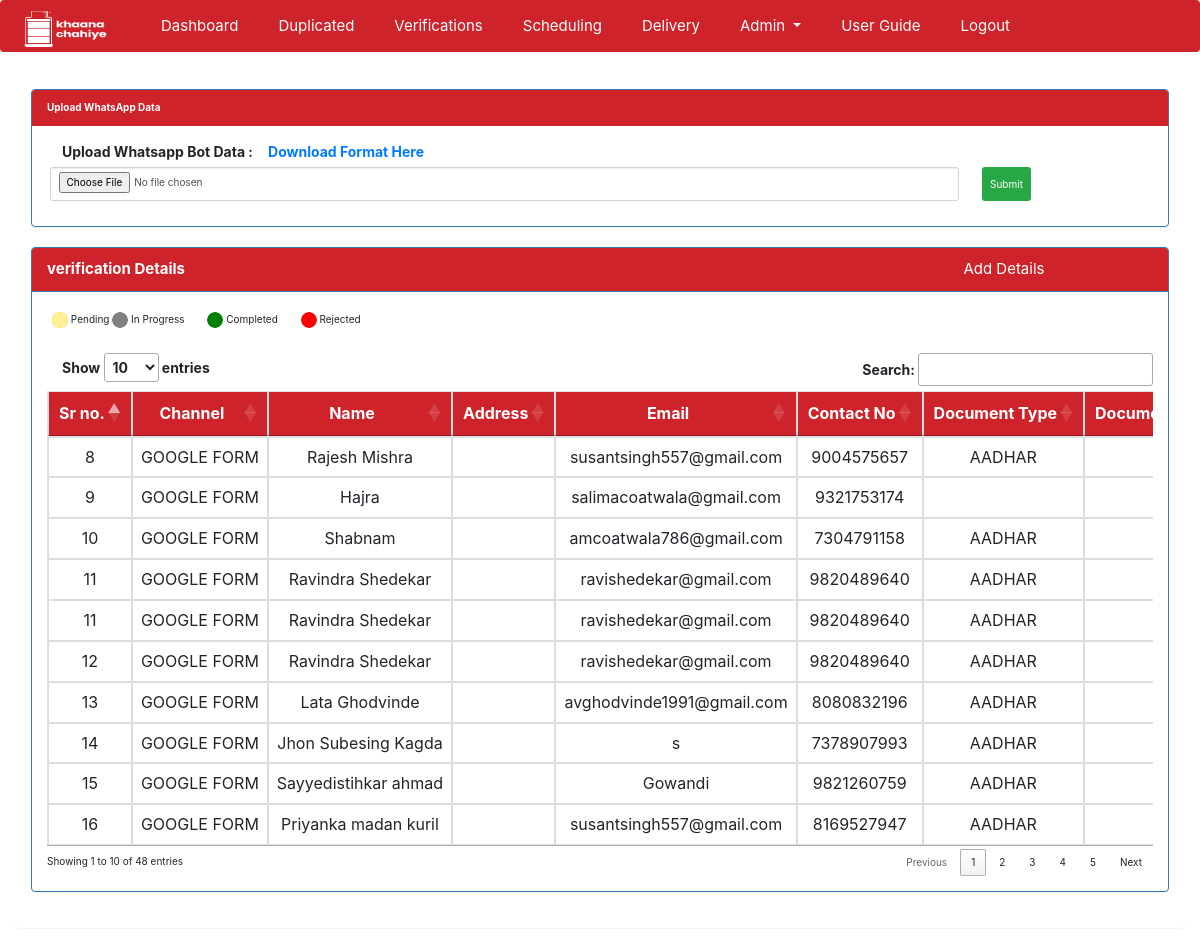
The app's page /main.php?page=verifications/verifications (signed in) with its own data.
### tables this page shows
CREATE TABLE `request_details` (
  `id` bigint(20) UNSIGNED NOT NULL,
  `document_id` bigint(20) UNSIGNED NOT NULL,
  `channel_id` bigint(20) UNSIGNED NOT NULL,
  `name` varchar(100) NOT NULL,
  `address` text NOT NULL,
  `contact_no` varchar(20) NOT NULL,
  `document_no` varchar(200) NOT NULL,
  `email` varchar(60) NOT NULL,
  `gender` enum('M','F') NOT NULL,
  `no_of_people` varchar(45) NOT NULL,
  `is_beneficiary` enum('Y','N') NOT NULL,
  `aid_form` bigint(20) UNSIGNED NOT NULL,
  `request_type` enum('bulk','single') NOT NULL,
  `latitude` varchar(20) NOT NULL,
  `longitude` varchar(20) NOT NULL,
  `remark` text NOT NULL,
  `is_duplicated` enum('N','Y') NOT NULL,
  `created_at` timestamp NULL DEFAULT NULL,
  `updated_at` timestamp NULL DEFAULT NULL
);

CREATE TABLE `channel_types` (
  `id` bigint(20) UNSIGNED NOT NULL,
  `name` varchar(100) NOT NULL,
  `status` enum('Y','N') NOT NULL
);

CREATE TABLE `document_types` (
  `id` bigint(20) UNSIGNED NOT NULL,
  `name` varchar(45) NOT NULL,
  `status` enum('Y','N') NOT NULL
);

### includes/functions.php (called while the page is built, shortened)
<?php
function get_channelname($roleid) {
    include('connection.php');
    $sql = "select name from ".channel_type." WHERE id='".$roleid."'";
    $result = mysqli_query($conn,$sql) or die(mysqli_error($conn));
    $row = mysqli_fetch_assoc($result);
    return $row['name'];
}
function get_documenttype($roleid) {
    include('connection.php');
    $sql = "select name from ".document_type." WHERE id='".$roleid."'";
    $result = mysqli_query($conn,$sql) or die(mysqli_error($conn));
    $row = mysqli_fetch_assoc($result);
    return $row['name'];
}
?>

### verifications/verifications.php (the view, shortened to what this page needs)
<?php
$verification_details = "select a.*,b.request_status_id from ".request_details." a INNER JOIN ".request_details_delivery." b
ON a.id= b.request_id WHERE request_status_id NOT IN (4) AND is_duplicated='N'";
$verification_details_res = mysqli_query($conn,$verification_details) or die(mysqli_error($conn));
?>
<html>
<div class="panel panel-primary">
  <form method="POST" enctype="multipart/form-data" action="<?php echo WEBSITE . 'ajax_index.php?page=ajax_files/upload_bulkdata'; ?>" >
    <div class="panel-heading">
      <b>Upload WhatsApp Data</b>
    </div>
    <div class="panel-body">
      <label> Upload Whatsapp Bot Data : </label><label> <a href="<?php echo WEBSITE . "sample_excel/bulk_request_details.csv"; ?>" >Download Format Here</a></label>
      <div class="row">
        <input type="file" name="whatsappFile" class="form-control">
        <input type="submit" style="margin-left:2%; " name="whatsappFileSubmit" value="Submit" class="btn btn-success">
      </div>
    </div>
  </form>
</div>
<div class="panel panel-primary">
  <div class="panel-heading">
    <b>verification Details</b>
    <a class="menu-list" style="margin-left: 70%;" href="<?php echo WEBSITE . "main.php?page=verifications/add_verifications_modal";  ?>">
            Add Details</a>
  </div>
  <div class="form-group" style="margin-left:20px;margin-top:20px;">
       <span>
           <img src="<?php echo WEBSITE . 'images/yBlink.gif'; ?>"> Pending
       </span>
       <span>
          <img src="<?php echo WEBSITE . 'images/gy.png'; ?>"> In Progress
        </span>
       <span style="padding-left:20px;">
           <img src="<?php echo WEBSITE . 'images/g.png'; ?>"> Completed
       </span>
       <span style="padding-left:20px;">
           <img src="<?php echo WEBSITE . 'images/r.png'; ?>"> Rejected
       </span>
  </div>
  <div class="panel-body">
    <table class="table table-bordered dt-responsive nowrap dataTable no-footer">
        <thead>
          <tr>
            <th class="text-center">Sr no.</th>
            <th class="text-center">Channel</th>
            <th class="text-center">Name</th>
            <th class="text-center">Address</th>
            <th class="text-center">Email</th>
            <th class="text-center">Contact No</th>
            <th class="text-center">Document Type</th>
            <th class="text-center">Document No</th>
          </tr>
        </thead>
        <tbody>
        <?php
        if(mysqli_num_rows($verification_details_res) > 0):
        while($verification_details_row = mysqli_fetch_array($verification_details_res)):?>
          <tr>
            <td class="text-center"><?php echo $verification_details_row['id']; ?></td>
            <td class="text-center"><?php echo get_channelname($verification_details_row['channel_id']); ?></td>
            <td class="text-center"><?php echo $verification_details_row['name']; ?></td>
            <td class="text-center"><?php echo $verification_details_row['address']; ?></td>
            <td class="text-center"><?php echo $verification_details_row['email']; ?></td>
            <td class="text-center"><?php echo $verification_details_row['contact_no']; ?></td>
            <td class="text-center"><?php echo get_documenttype($verification_details_row['document_id']); ?></td>
            <td class="text-center"><?php echo $verification_details_row['document_no']; ?></td>
          </tr>
        <?php
        endwhile;
      endif;?>
        </tbody>
        </table>
  </div>
</div>
</html>

### main.php (shortened to what this page needs)
<html>
    <link rel = "stylesheet" type = "text/css" href = "https://cdn.datatables.net/1.10.25/css/jquery.dataTables.min.css">
    <link rel="stylesheet" href="https://maxcdn.bootstrapcdn.com/bootstrap/3.4.0/css/bootstrap.min.css">
    <link rel = "stylesheet" type = "text/css" href = "css/index.css">
    <link rel = "stylesheet" type = "text/css" href = "css/home.css">
    <link rel="stylesheet" type = "text/css" href="css/bootstrap.min.css">
    <link rel="stylesheet" href="//code.jquery.com/ui/1.12.1/themes/base/jquery-ui.css">
    </head>
</html>
<body>
<?php include('nav.php'); ?>
    <div class="container-fluid">
        <div class="row">
            <div class="col-md-12">
            </div>
        </div>
        <div class="row">
        <div class="col-md-12">
            <div class="custom_css">
            <div class="panel panel-success main_panel">
            <div class="panel-body panel-inner">
            <?php
            $get_page = filter_input(INPUT_GET, 'page');
            $page = (!empty($get_page)) ? $get_page : "dashboard/dashboard";
            $page = strtolower($page) .".php";
            if(file_exists($page)): require ABSPATH . $page; ?>
            <?php else: ?>
                <p><b>404.</b>&nbsp; <span class="text-muted">That's an error.</span></p>
                <p>The requested URL was not found on this server.</p>
                <p><b><a href="<?php echo WEBSITE . "main.php?page=dashboard/dashboard"; ?>">click here</a></b> to load home page.</p>
            <?php endif; ?>
            </div>
            </div>
            </div>
        </div>
        </div>
    </div>
</body>

### nav.php (shortened to what this page needs)
<nav class="navbar navbar-expand-lg navbar1">
<a class="navbar-brand" href="#"><img src="images/logo.png" height="50" width="100"/></a>
  <div class="collapse navbar-collapse" id="navbarNavDropdown">
    <ul class="navbar-nav">
      <li class="nav-item active">
        <a class="nav-link" href="../dashboard/dashboard.php">Dashboard<span class="sr-only">(current)</span></a>
      </li>
      <li class="nav-item">
        <a class="nav-link" href="<?php echo WEBSITE . "main.php?page=duplicated/duplicated"; ?>">Duplicated</a>
      </li>
      <li class="nav-item">
        <a class="nav-link" href="<?php echo WEBSITE . "main.php?page=verifications/verifications"; ?>">Verifications</a>
      </li>
      <li class="nav-item">
        <a class="nav-link" href="<?php echo WEBSITE . "main.php?page=scheduling/scheduling"; ?>">Scheduling</a>
      </li>
      <li class="nav-item">
        <a class="nav-link" href="<?php echo WEBSITE . "main.php?page=delivery/delivery"; ?>">Delivery</a>
      </li>
      <li class="nav-item dropdown">
        <a class="nav-link dropdown-toggle" href="#" id="navbarDropdownMenuLink" data-toggle="dropdown" aria-haspopup="true" aria-expanded="false">
          Admin
        </a>
      </li>
      <li class="nav-item">
        <a class="nav-link" href="#">User Guide</a>
      </li>
    </ul>
    <ul class="navbar-nav navbar-right">
      <li class="nav-item" style="float:right;">
       <a class="nav-link" href="login/logout.php">Logout</a>
      </li>
    </ul>
  </div>
</nav>

### css/index.css (style rules this page uses)
body { background: #3e4144; }

### css/home.css (style rules this page uses)
.nav-item { font-size: 15px !important; }
.navbar1 { background-color:#CE232B; }
.navbar { padding: 0px !important; }
.nav-link { margin-right: 30px; }
.nav-link,.menu-list,.dropdown-item { color: #ffffff !important; }
thead, .panel-heading { background-color: #CE232B; color: #fff; }
.panel-primary>.panel-heading { color: #fff; font-size: 15px !important; background-color: #CE232B; background-color: #CE232B; }
.panel-success { border-color: #ffffff; }
.form-control { margin-left:18px; font-size: 14px; width: 80% !important; }
label { margin-left: 15px; font-size: 14px; }

### records on screen
request_details: id "11", channel.name "GOOGLE FORM", name "Ravindra Shedekar", email "ravishedekar@gmail.com", contact_no "9820489640", document.name "AADHAR"
request_details: id "8", channel.name "GOOGLE FORM", name "Rajesh Mishra", email "susantsingh557@gmail.com", contact_no "9004575657", document.name "AADHAR"
request_details: id "9", channel.name "GOOGLE FORM", name "Hajra", email "salimacoatwala@gmail.com", contact_no "9321753174"
request_details: id "10", channel.name "GOOGLE FORM", name "Shabnam", email "amcoatwala786@gmail.com", contact_no "7304791158", document.name "AADHAR"
request_details: id "12", channel.name "GOOGLE FORM", name "Ravindra Shedekar", email "ravishedekar@gmail.com", contact_no "9820489640", document.name "AADHAR"
request_details: id "13", channel.name "GOOGLE FORM", name "Lata Ghodvinde", email "avghodvinde1991@gmail.com", contact_no "8080832196", document.name "AADHAR"
request_details: id "14", channel.name "GOOGLE FORM", name "Jhon Subesing Kagda", email "s", contact_no "7378907993", document.name "AADHAR"
request_details: id "15", channel.name "GOOGLE FORM", name "Sayyedistihkar ahmad", email "Gowandi", contact_no "9821260759", document.name "AADHAR"
request_details: id "16", channel.name "GOOGLE FORM", name "Priyanka madan kuril", email "susantsingh557@gmail.com", contact_no "8169527947", document.name "AADHAR"
